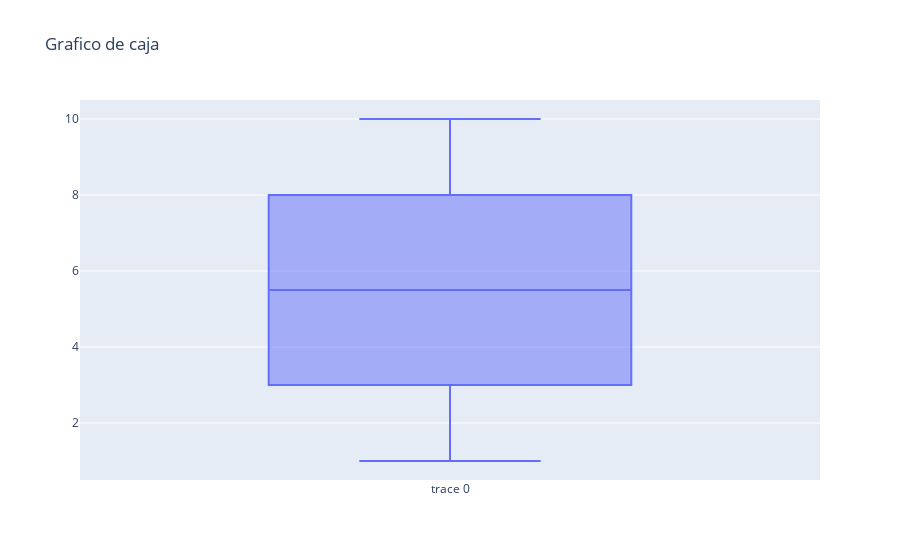

Write notebook code for a chart like this one.
### Code cell
fig1 = go.Figure(  data=go.Box(y=[1,2,3,4,5,6,7,8,9,10] ))
fig1.update_layout(title="Grafico de caja")

### Figure 1 — Plotly figure (JSON) as saved in the notebook; plotly's stock layout.template omitted (floating-point values rounded to 4 significant figures)
{"data": [{"type": "box", "y": [1, 2, 3, 4, 5, 6, 7, 8, 9, 10]}], "layout": {"title": {"text": "Grafico de caja"}}}
